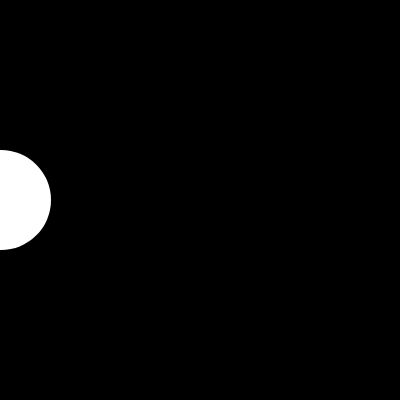
Frame 1 (no input)
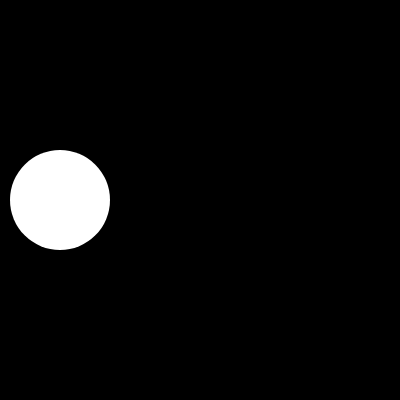
Frame 60 (no input)
Frame 120 (the mouse pressed at the canvas centre since frame 60): identical to frame 60, image omitted

The p5.js sketch that drew these frames (run headless with seeded random() and noise() and a simulated clock; from frame 60 on, the mouse is pressed at the canvas centre):

// p5.js sketch
// ── sketch.js
let x = 0;
// Declare

function setup() {
  
  createCanvas(400,400);
  
}

function draw() {
  
  background(0);
  
  noStroke();
  fill(255);
  ellipseMode(CENTER);
  
  x = x + 1; // or x++;
  // Initialize
  
  ellipse(x,200,100,100);
  // Use
  
}

function mousePressed() {
  
  x = 0;
  
}
